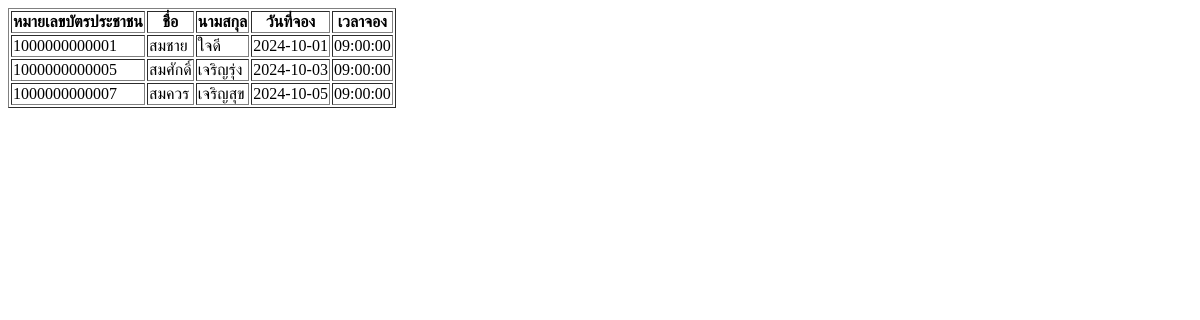
/webpage2_1.php, run on an earlier commit of the app's database.
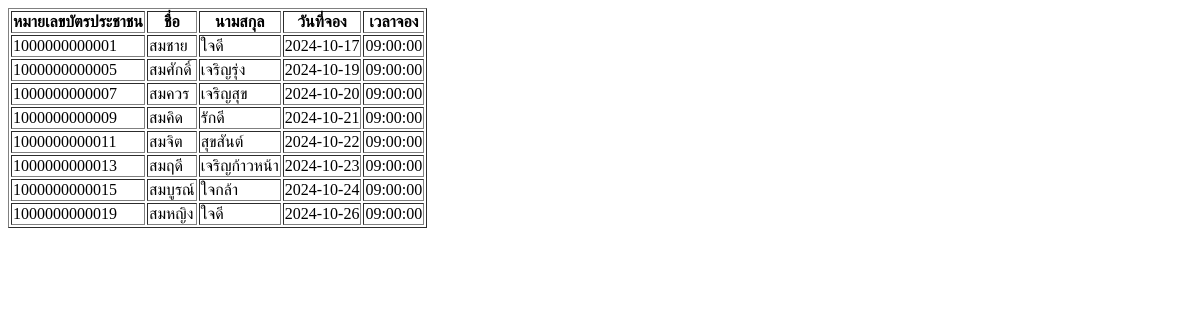
And on a later commit of the database.
### tables this page shows
CREATE TABLE Reservation (
    reservation_id INT AUTO_INCREMENT NOT NULL,
    reserve_date DATE NOT NULL,
    reserve_time TIME NOT NULL,
    queue_no INT NOT NULL,
    checklist_id INT NOT NULL,
    national_id VARCHAR(13) NOT NULL,
    duration_id VARCHAR(10) NOT NULL,

    PRIMARY KEY (reservation_id),
    Foreign Key (checklist_id) REFERENCES Checklist(checklist_id),
    Foreign Key (national_id) REFERENCES Users(national_id),
    Foreign key (duration_id) REFERENCES Post_Duration(Duration_id)
);

CREATE TABLE Users (
    national_id VARCHAR(13) NOT NULL,
    firstname VARCHAR(50) NOT NULL,
    lastname VARCHAR(50) NOT NULL,
    Email VARCHAR(50),
    phone_num VARCHAR(10), 
    birthdate DATE,
    user_role TINYINT(1),
    user_cate_id TINYINT(1) NOT NULL,
    passwd VARCHAR(100),

    PRIMARY KEY (national_id),
    FOREIGN KEY (user_cate_id) REFERENCES User_category(user_cate_id)
);

### webpage2_1.php (the view)
<?php include "connect.php" ?>
<html>
<head><meta charset="utf-8"></head>
<body>
    <?php
        $stmt = $pdo->prepare("SELECT Users.national_id, Users.firstname, Users.lastname, Reservation.reserve_date, Reservation.reserve_time
FROM Reservation
JOIN Users ON Reservation.national_id = Users.national_id
WHERE MONTH(Reservation.reserve_date) = '10'
AND Users.user_cate_id = 0;");
        $stmt->execute();
        echo "<table border='1'>";
        echo "<tr>";
        echo "<th>หมายเลขบัตรประชาชน</th>";
        echo "<th>ชื่อ</th>";
        echo "<th>นามสกุล</th>";
        echo "<th>วันที่จอง</th>";
        echo "<th>เวลาจอง</th>";
        echo "</tr>";
        while ($row = $stmt->fetch()) {
            echo "<tr>";
            echo "<td>" . $row["national_id"] . "</td>";
            echo "<td>" . $row["firstname"] . "</td>";
            echo "<td>" . $row["lastname"] . "</td>";
            echo "<td>" . $row["reserve_date"] . "</td>";
            echo "<td>" . $row["reserve_time"] . "</td>";
            echo "</tr>";
        }
        echo "</table>";
    ?>
</body>
</html>

What changed in the data, as far as the page shows it:
changed reservation "สมชาย": reserve_date "2024-10-01" → "2024-10-17"
changed reservation "สมศักดิ์": reserve_date "2024-10-03" → "2024-10-19"
changed reservation "สมควร": reserve_date "2024-10-05" → "2024-10-20"
now on this page (row edited): reservation: national.national_id "1000000000009", national.firstname "สมคิด", national.lastname "รักดี", reserve_date "2024-10-21", reserve_time "09:00:00"
now on this page (row edited): reservation: national.national_id "1000000000011", national.firstname "สมจิต", national.lastname "สุขสันต์", reserve_date "2024-10-22", reserve_time "09:00:00"
now on this page (row edited): reservation: national.national_id "1000000000013", national.firstname "สมฤดี", national.lastname "เจริญก้าวหน้า", reserve_date "2024-10-23", reserve_time "09:00:00"
now on this page (row edited): reservation: national.national_id "1000000000015", national.firstname "สมบูรณ์", national.lastname "ใจกล้า", reserve_date "2024-10-24", reserve_time "09:00:00"
now on this page (row edited): reservation: national.national_id "1000000000019", national.firstname "สมหญิง", national.lastname "ใจดี", reserve_date "2024-10-26", reserve_time "09:00:00"
